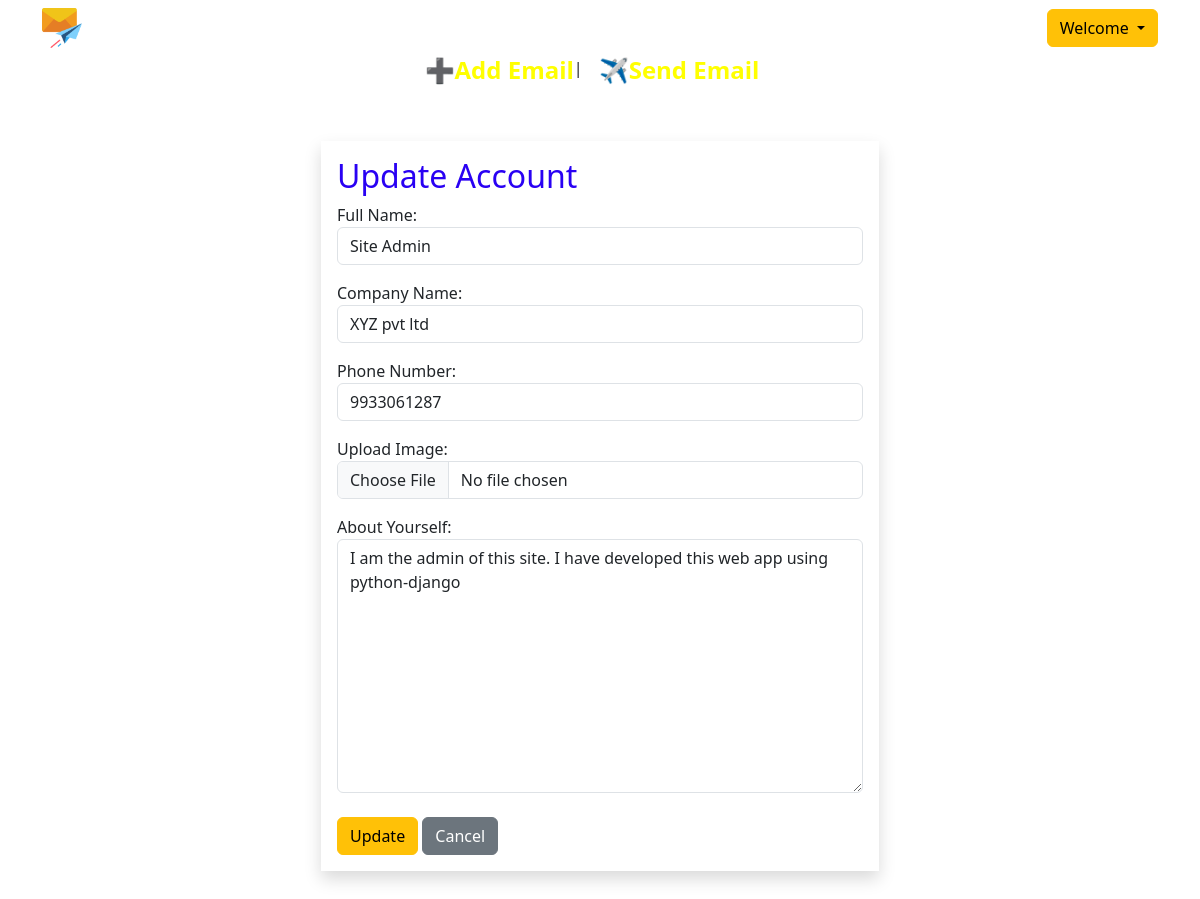
Screenshot of /profileedit/1 with the database file from the repository.
### users/models.py (models this page shows, shortened)
class Profile(models.Model):
    user = models.OneToOneField(User, on_delete=models.CASCADE, null= True)
    name = models.CharField(max_length=100, null= True)
    company= models.CharField(max_length=100, null=True)
    phone_number = models.CharField(max_length=11, null=True)
    image = models.ImageField(upload_to='media', null=True)
    bio = models.TextField(null=True)

### users/views.py (the view)
# urls.py: path('profileedit/<pk>', views.profileedit, name='profileedit'),
def profileedit(request, pk):
    profile_obj = Profile.objects.get(id = pk)
    if request.method == 'POST':
        form = ProfileModelForm(request.POST, request.FILES, instance=profile_obj)
        if form.is_valid():
            form.save()
            return redirect('profilepage')
    else:
        form = ProfileModelForm(instance=profile_obj)
    context = {
        'form' : form
    }
    return render(request, 'profileedit.html', context)

### users/forms.py
class ProfileModelForm(forms.ModelForm):
    name = forms.CharField(
        label= 'Full Name',
        widget= forms.TextInput(attrs={
            'class' : 'form-control',
            'type' : 'text'
        })
    )
    company = forms.CharField(
        label= 'Company Name',
        widget= forms.TextInput(attrs={
            'class' : 'form-control',
            'type' : 'text'
        })
    )
    phone_number = forms.CharField(
        label= 'Phone Number',
        widget= forms.NumberInput(attrs={
            'class' : 'form-control',
            'type' : 'number'
        })
    )
    image = forms.FileField(
        label= 'Upload Image',
        widget= forms.FileInput(attrs={
            'class' : 'form-control',
            'type' : 'file',
        })
    )
    bio = forms.CharField(
        label= 'About Yourself',
        widget= forms.Textarea(attrs={
            'class' : 'form-control',
            'type' : 'text',
        })
    )
    class Meta:
        model = Profile
        fields = ['name', 'company', 'phone_number', 'image', 'bio']
        exclude= ['user']

### templates/profileedit.html (shortened to what this page needs)
{% extends 'base.html' %}
{% block content %}
<div class="container mt-5 mb-5">
    <div class="d-flex justify-content-center " >
        <form method="POST" class="shadow p-3 w-50 bg-white" autocomplete="off" enctype="multipart/form-data">
            <h2 style="color: rgb(41, 1, 243);">Update Account </h2>
            {{form.as_p}}
            <button type="submit" class="btn btn-warning mt-2">Update</button>
            <a href="{% url 'profilepage' %}" class="btn btn-secondary mt-2">Cancel</a>
        </form>
    </div>
</div>
{% endblock content %}

### templates/profileedit.html (style rules this page uses)
body { background-image: url(https://img.freepik.com/free-photo/ribbon-light-space_53876-138216.jpg?w=1380&t=st=1685534686~exp=1685535286~hmac=7c202c6970ee7048758bd96081aca036254fb11d39ec01fd35bb8a12663c6e5b); background-size: cover; }

### rows the page displays
Profile: name "Site Admin", company "XYZ pvt ltd", phone_number "9933061287", bio "I am the admin of this site. I have developed this web app using python-django"
